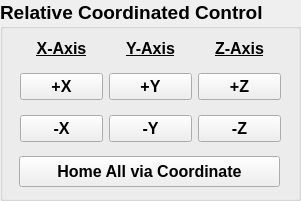
     <widget class="QGroupBox" name="groupBox_2">
      <property name="geometry">
       <rect>
        <x>10</x>
        <y>240</y>
        <width>301</width>
        <height>201</height>
       </rect>
      </property>
      <property name="font">
       <font>
        <pointsize>14</pointsize>
        <weight>75</weight>
        <bold>true</bold>
       </font>
      </property>
      <property name="title">
       <string>Relative Coordinated Control</string>
      </property>
      <widget class="QWidget" name="horizontalLayoutWidget">
       <property name="geometry">
        <rect>
         <x>20</x>
         <y>30</y>
         <width>261</width>
         <height>121</height>
        </rect>
       </property>
       <layout class="QHBoxLayout" name="horizontalLayout">
        <item>
         <layout class="QVBoxLayout" name="verticalLayout">
          <item>
           <widget class="QLabel" name="label">
            <property name="sizePolicy">
             <sizepolicy hsizetype="Preferred" vsizetype="Fixed">
              <horstretch>0</horstretch>
              <verstretch>0</verstretch>
             </sizepolicy>
            </property>
            <property name="font">
             <font>
              <pointsize>12</pointsize>
              <weight>75</weight>
              <bold>true</bold>
              <underline>true</underline>
             </font>
            </property>
            <property name="autoFillBackground">
             <bool>false</bool>
            </property>
            <property name="text">
             <string>X-Axis</string>
            </property>
            <property name="textFormat">
             <enum>Qt::AutoText</enum>
            </property>
            <property name="alignment">
             <set>Qt::AlignCenter</set>
            </property>
           </widget>
          </item>
          <item>
           <widget class="QPushButton" name="pushButton_2">
            <property name="font">
             <font>
              <pointsize>12</pointsize>
              <weight>75</weight>
              <bold>true</bold>
             </font>
            </property>
            <property name="text">
             <string>+X</string>
            </property>
           </widget>
          </item>
          <item>
           <widget class="QPushButton" name="pushButton_3">
            <property name="font">
             <font>
              <pointsize>12</pointsize>
              <weight>75</weight>
              <bold>true</bold>
             </font>
            </property>
            <property name="text">
             <string>-X</string>
            </property>
           </widget>
          </item>
         </layout>
        </item>
        <item>
         <layout class="QVBoxLayout" name="verticalLayout_2">
          <item>
           <widget class="QLabel" name="label_2">
            <property name="sizePolicy">
             <sizepolicy hsizetype="Preferred" vsizetype="Fixed">
              <horstretch>0</horstretch>
              <verstretch>0</verstretch>
             </sizepolicy>
            </property>
            <property name="font">
             <font>
              <pointsize>12</pointsize>
              <weight>75</weight>
              <bold>true</bold>
              <underline>true</underline>
             </font>
            </property>
            <property name="autoFillBackground">
             <bool>false</bool>
            </property>
            <property name="text">
             <string>Y-Axis</string>
            </property>
            <property name="textFormat">
             <enum>Qt::AutoText</enum>
            </property>
            <property name="alignment">
             <set>Qt::AlignCenter</set>
            </property>
           </widget>
          </item>
          <item>
           <widget class="QPushButton" name="pushButton_4">
            <property name="font">
             <font>
              <pointsize>12</pointsize>
              <weight>75</weight>
              <bold>true</bold>
             </font>
            </property>
            <property name="text">
             <string>+Y</string>
            </property>
           </widget>
          </item>
          <item>
           <widget class="QPushButton" name="pushButton_5">
            <property name="font">
             <font>
              <pointsize>12</pointsize>
              <weight>75</weight>
              <bold>true</bold>
             </font>
            </property>
            <property name="text">
             <string>-Y</string>
            </property>
           </widget>
          </item>
         </layout>
        </item>
        <item>
         <layout class="QVBoxLayout" name="verticalLayout_5">
          <item>
           <widget class="QLabel" name="label_3">
            <property name="sizePolicy">
             <sizepolicy hsizetype="Preferred" vsizetype="Fixed">
              <horstretch>0</horstretch>
              <verstretch>0</verstretch>
             </sizepolicy>
            </property>
            <property name="font">
             <font>
              <pointsize>12</pointsize>
              <weight>75</weight>
              <bold>true</bold>
              <underline>true</underline>
             </font>
            </property>
            <property name="autoFillBackground">
             <bool>false</bool>
            </property>
            <property name="text">
             <string>Z-Axis</string>
            </property>
            <property name="textFormat">
             <enum>Qt::AutoText</enum>
            </property>
            <property name="alignment">
             <set>Qt::AlignCenter</set>
            </property>
           </widget>
          </item>
          <item>
           <widget class="QPushButton" name="pushButton_10">
            <property name="font">
             <font>
              <pointsize>12</pointsize>
              <weight>75</weight>
              <bold>true</bold>
             </font>
            </property>
            <property name="text">
             <string>+Z</string>
            </property>
           </widget>
          </item>
          <item>
           <widget class="QPushButton" name="pushButton_11">
            <property name="font">
             <font>
              <pointsize>12</pointsize>
              <weight>75</weight>
              <bold>true</bold>
             </font>
            </property>
            <property name="text">
             <string>-Z</string>
            </property>
           </widget>
          </item>
         </layout>
        </item>
       </layout>
      </widget>
      <widget class="QPushButton" name="pushButton_14">
       <property name="geometry">
        <rect>
         <x>19</x>
         <y>156</y>
         <width>261</width>
         <height>31</height>
        </rect>
       </property>
       <property name="font">
        <font>
         <pointsize>12</pointsize>
         <weight>75</weight>
         <bold>true</bold>
        </font>
       </property>
       <property name="text">
        <string>Home All via Coordinate</string>
       </property>
      </widget>
     </widget>
